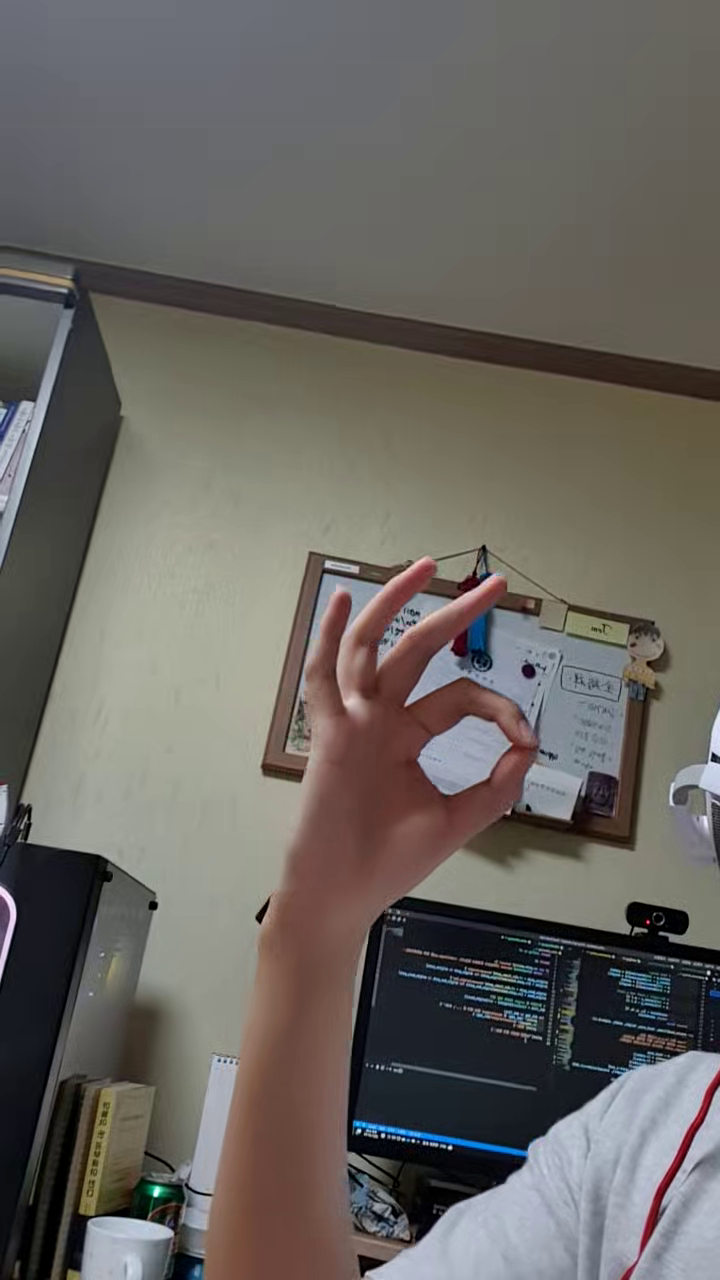
#> input picture frame 13 of hand_video/K/00000.mp4, 720 x 1280 px, given in place of 002.mp4, which was not available
$ jupyter execute video_to_image_npy.ipynb
#> lines starting #> are read from the running program, lines starting #| are printed output that depends on the picture; pictures that were not available may be replaced by others from this repository, and a replacement may not be noted
[cell 1]
# 1. shift + enter 를 통해 실행해주세요
import cv2
import os
import numpy as np

[cell 2]
video_path = "./002.mp4"
object_code = "002"
video_type = "fm"

[cell 3]
folder_name = "{}_{}".format(object_code, video_type)
print(folder_name)

[cell 4]
width = 224
height = 224
data_array = np.empty((0,height,width,3))

[cell 5]
import numpy as np

# Read the video from specified path
cam = cv2.VideoCapture(video_path)

try:
    # creating a folder named data
    if not os.path.exists(folder_name):
        os.makedirs(folder_name)

# if not created then raise error
except OSError:
    print ('에러 : folder_name에 맞는 폴더가 생성되지 않았습니다.')

# frame
currentframe = 0
ret,frame = cam.read()
#> frame is the input picture: shape (1280, 720, 3); mean B, G, R 96.6, 101.2, 105


while(True):

    # reading from frame
    ret,frame = cam.read()
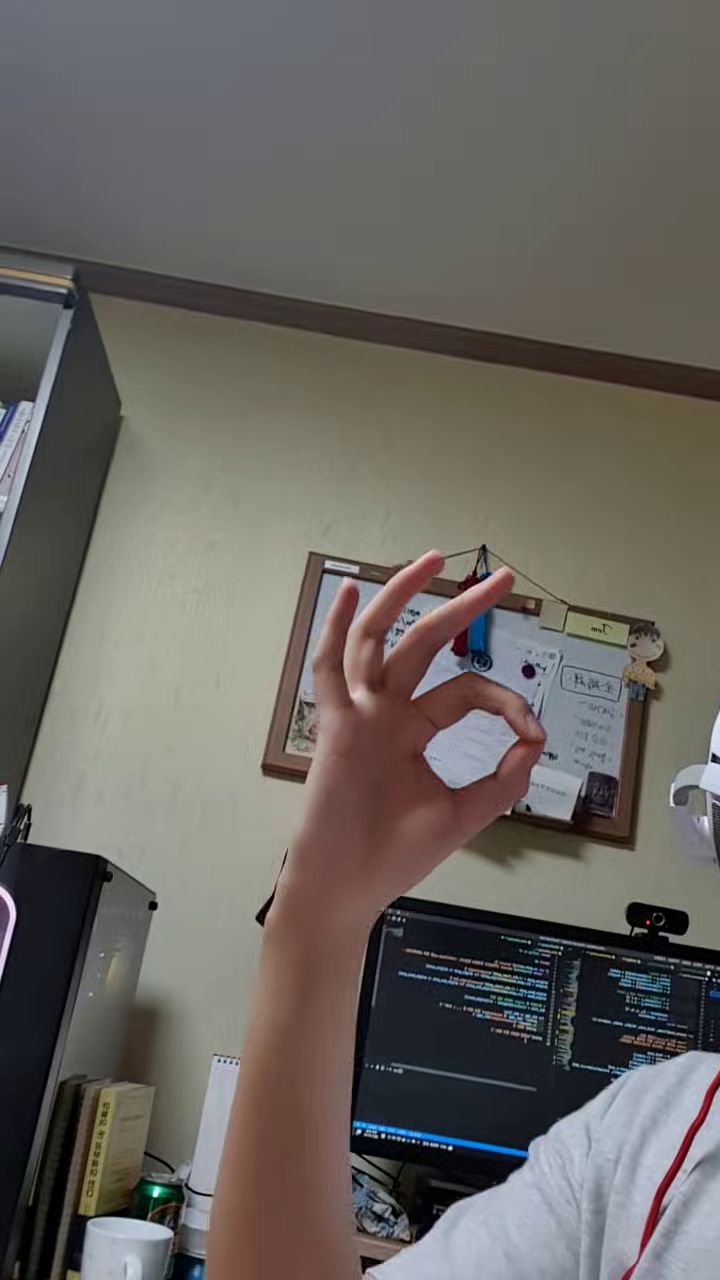
#> input picture frame 14 of hand_video/K/00000.mp4, 720 x 1280 px, given in place of 002.mp4, which was not available
#> frame is the input picture: shape (1280, 720, 3); mean B, G, R 96.6, 101.3, 105.1

    if ret:
        # if video is still left continue creating images
        name = './{}/{}_{:0>3}.jpg'.format(folder_name, folder_name, currentframe)
        print ('이미지 생성중...' + name)

        resized_frame = cv2.resize(frame, (width, height), interpolation = cv2.INTER_CUBIC)
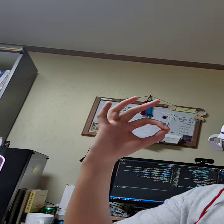
#> resized_frame: shape (224, 224, 3); mean B, G, R 96.7, 101.3, 105.1

        # writing the extracted images
        cv2.imwrite(name, resized_frame)
        data_array = np.append(data_array, resized_frame.reshape((1,height, width,3)), axis=0)

        # increasing counter so that it will
        # show how many frames are created
        currentframe += 1
    else:
        break

np.save(f'{folder_name}',data_array)
# Release all space and windows once done
cam.release()
cv2.destroyAllWindows()

$ run again, starting later in the video
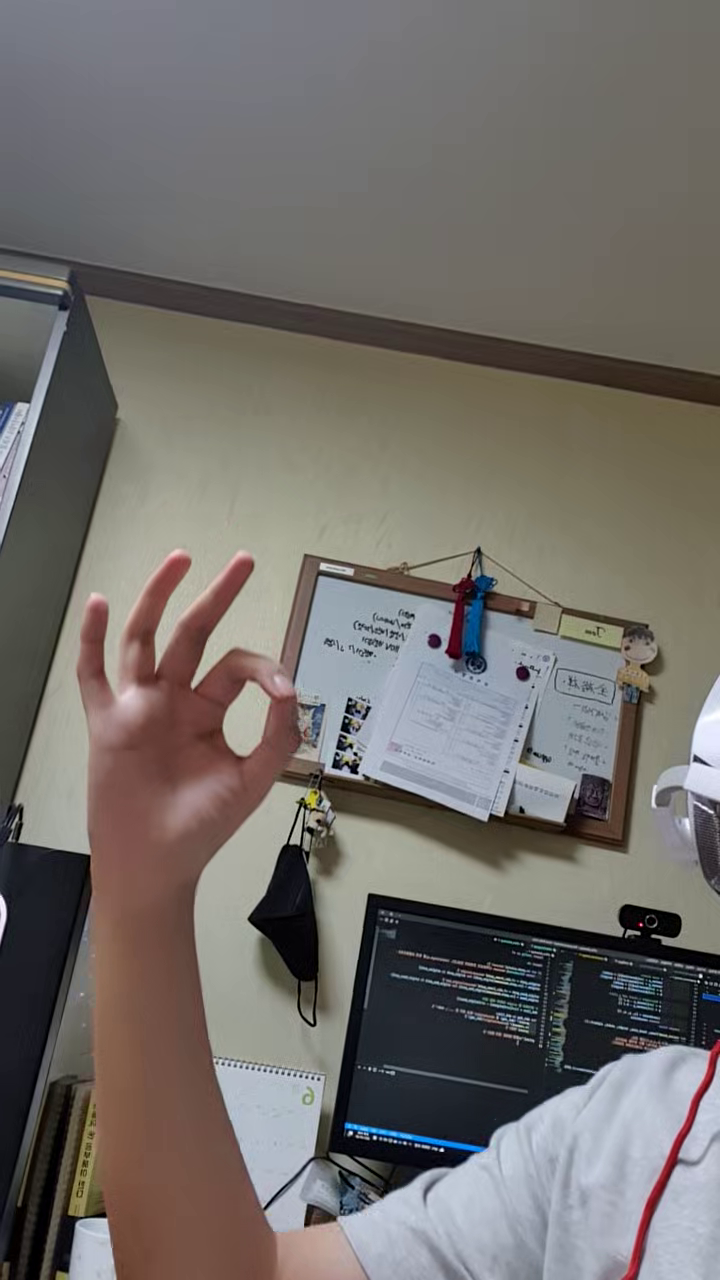
#> input picture frame 62 of hand_video/K/00000.mp4, 720 x 1280 px, given in place of 002.mp4, which was not available
#> frame is the input picture: shape (1280, 720, 3); mean B, G, R 106.3, 110, 114.3
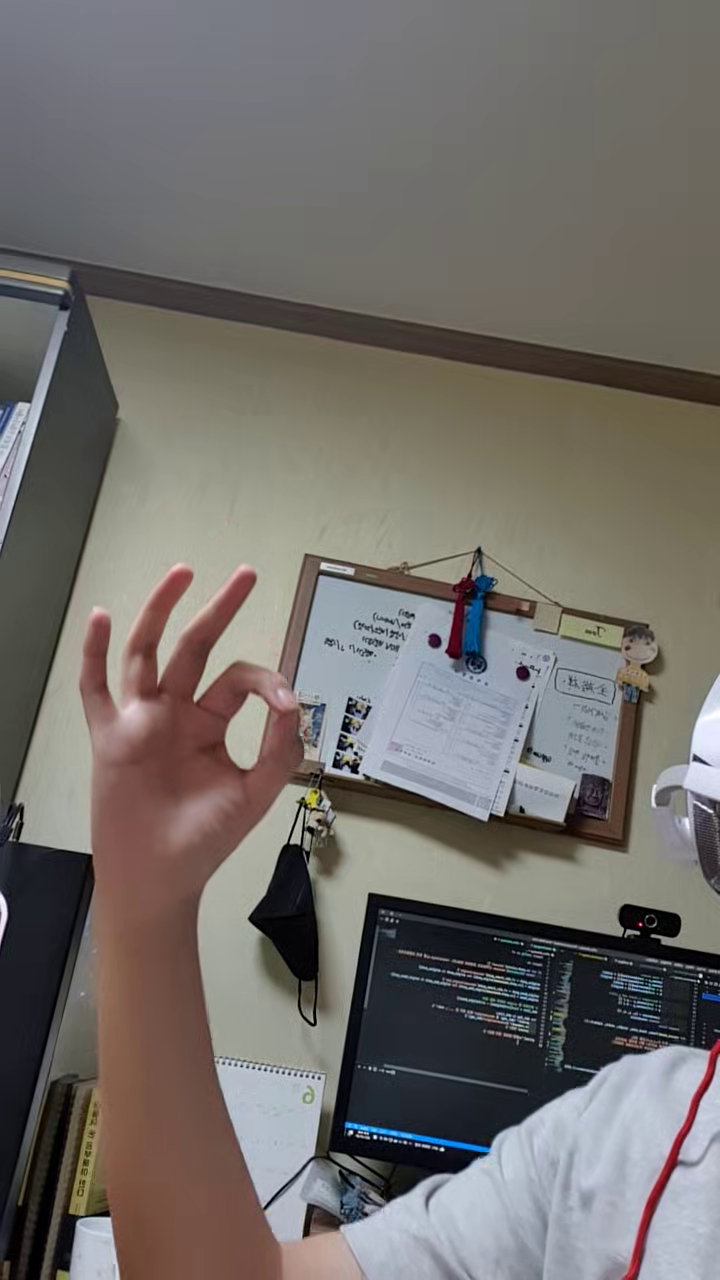
#> input picture frame 63 of hand_video/K/00000.mp4, 720 x 1280 px, given in place of 002.mp4, which was not available
#> frame is the input picture: shape (1280, 720, 3); mean B, G, R 106.3, 110, 114.2
#> `resized_frame = cv2.resize(frame, (width, height), interpolation = cv2..`:
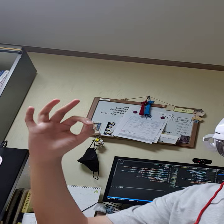
#> resized_frame: shape (224, 224, 3); mean B, G, R 106.3, 110, 114.1

$ run again, starting later in the video
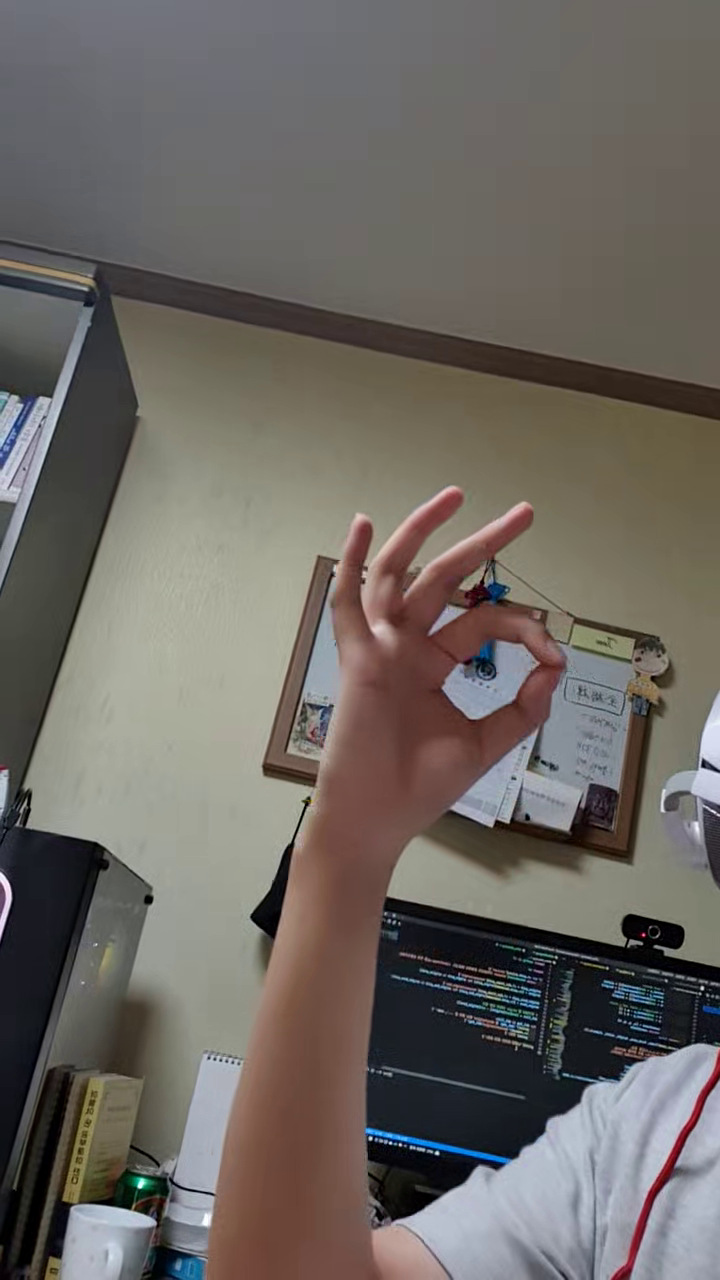
#> input picture frame 111 of hand_video/K/00000.mp4, 720 x 1280 px, given in place of 002.mp4, which was not available
#> frame is the input picture: shape (1280, 720, 3); mean B, G, R 98.1, 103.2, 108.4
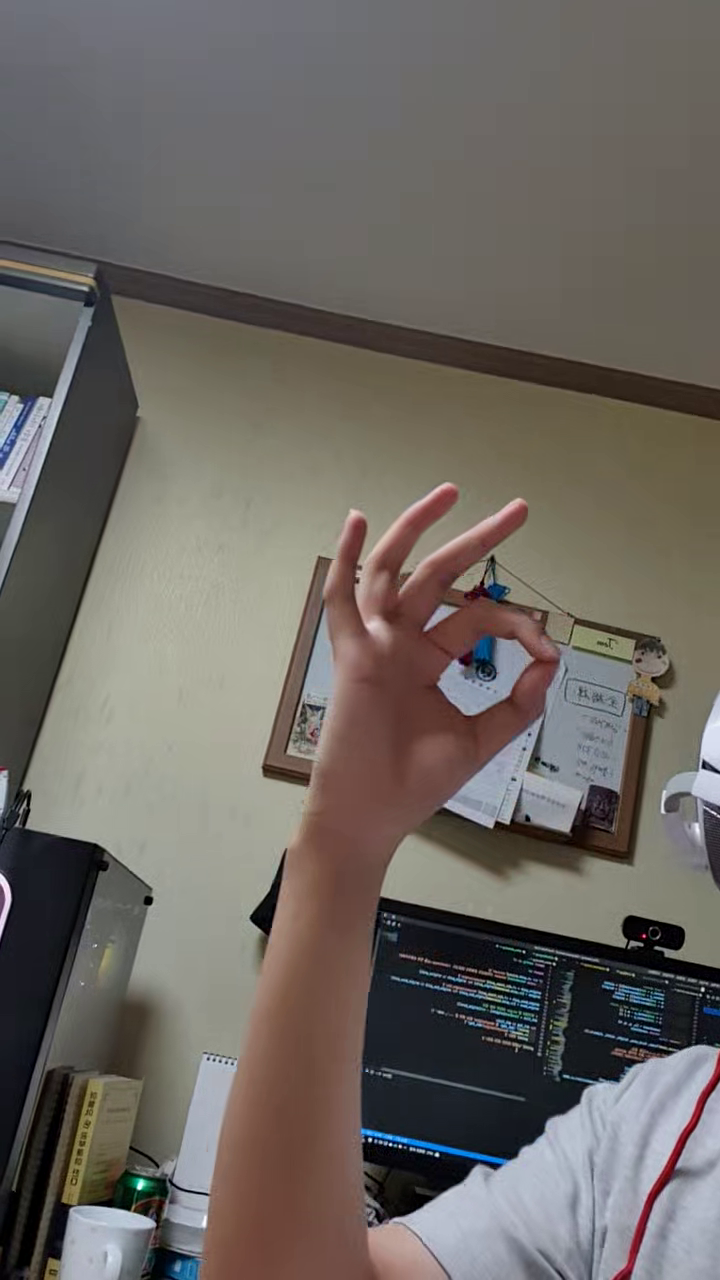
#> input picture frame 112 of hand_video/K/00000.mp4, 720 x 1280 px, given in place of 002.mp4, which was not available
#> frame is the input picture: shape (1280, 720, 3); mean B, G, R 97.9, 103, 108.2
#> `resized_frame = cv2.resize(frame, (width, height), interpolation = cv2..`:
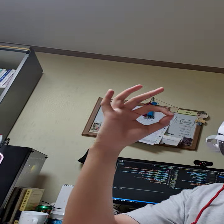
#> resized_frame: shape (224, 224, 3); mean B, G, R 97.9, 103, 108.2
